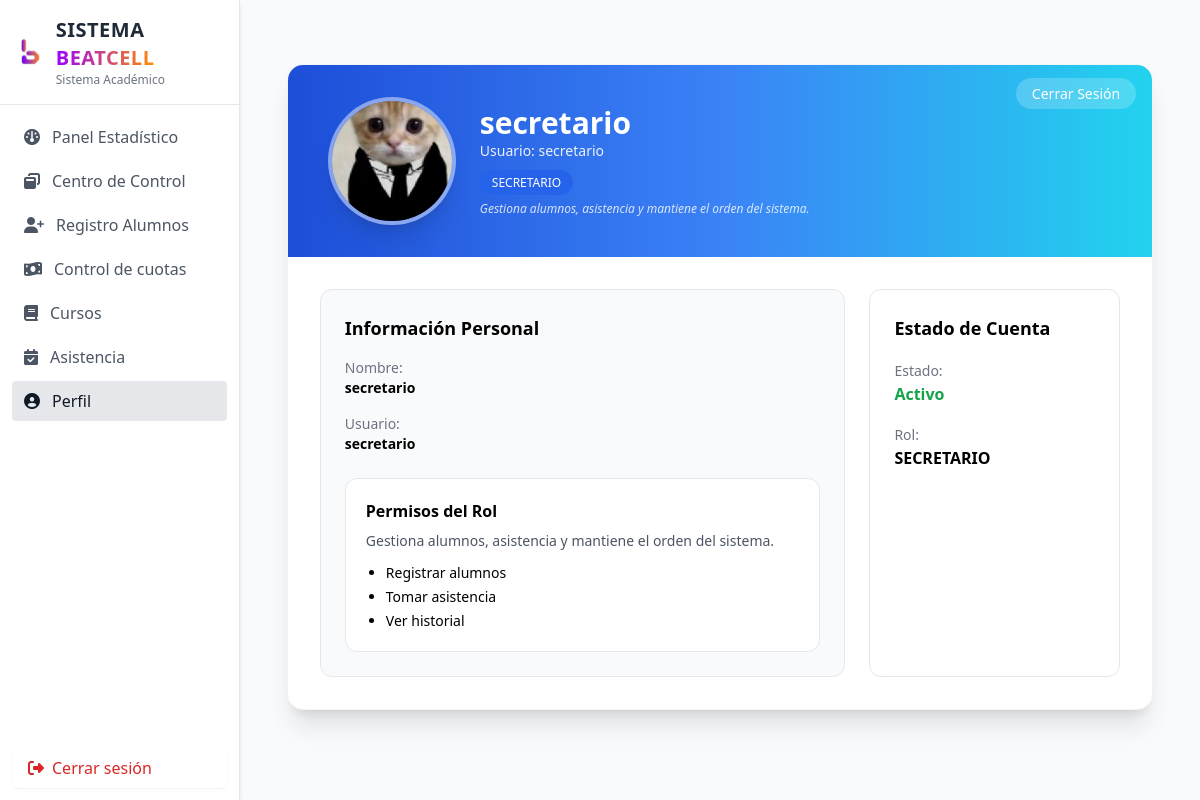
The app's page /public/perfil.php (signed in) with its own data.
### tables this page shows
CREATE TABLE usuarios (
    id_usuario INT AUTO_INCREMENT PRIMARY KEY,
    usuario VARCHAR(50) UNIQUE NOT NULL,
    password VARCHAR(255) NOT NULL,
    nombre VARCHAR(100) NOT NULL,

    rol ENUM(
        'ADMINISTRADOR',
        'SECRETARIO',
        'ASISTENTE'
    ) DEFAULT 'ASISTENTE'
);

### public/perfil.php (the view, shortened to what this page needs)
<?php
$pdo = require __DIR__ . '/../config/db.php';
$stmt = $pdo->prepare("
    SELECT id_usuario, nombre, usuario, rol
    FROM usuarios
    WHERE id_usuario = ?
");
$stmt->execute([$_SESSION['id_usuario']]);
$usuario = $stmt->fetch(PDO::FETCH_ASSOC);
$letraAvatar = strtoupper(substr($usuario['nombre'], 0, 1));
$roleLabel = strtoupper($usuario['rol'] ?? '');
$roleColor = 'bg-gray-500';
$roleDescripcion = '';
$headerColor = 'from-gray-500 to-gray-400';
$rutaImagen = null;
switch ($roleLabel) {
    case 'SECRETARIO':
        $roleColor = 'bg-blue-600';
        $headerColor = 'from-blue-700 via-blue-500 to-cyan-400';
        $roleDescripcion = 'Gestiona alumnos, asistencia y mantiene el orden del sistema.';
        $rutaImagen = '../img/secretario.jpg';
    break;
}
?>
<div class="max-w-5xl mx-auto mt-10 animate-fade-in">
    <div class="bg-white shadow-xl rounded-2xl overflow-hidden border border-gray-100 transition hover:shadow-2xl duration-300">
        <div class="bg-gradient-to-r <?= $headerColor ?> px-10 py-8 text-white relative">
            <div class="absolute top-4 right-4">
                <a href="logout.php"
                   class="bg-white/20 hover:bg-white/30 text-white text-sm px-4 py-1.5 rounded-full transition">
                    Cerrar Sesión
                </a>
            </div>
            <div class="flex items-center gap-6">
                <div class="w-32 h-32 rounded-full bg-white/10 flex items-center justify-center overflow-hidden border-4 border-white/40 shadow-xl hover:scale-105 transition duration-300">
                    <?php if ($rutaImagen): ?>
                        <img src="<?= htmlspecialchars($rutaImagen) ?>"
                             class="w-full h-full object-cover scale-110">
                    <?php else: ?>
                        <span class="text-4xl font-bold">
                            <?= $letraAvatar ?>
                        </span>
                    <?php endif; ?>
                </div>
                <div>
                    <h1 class="text-3xl font-bold">
                        <?= htmlspecialchars($usuario['nombre']) ?>
                    </h1>
                    <p class="text-sm opacity-90">
                        Usuario:
                        <?= htmlspecialchars($usuario['usuario']) ?>
                    </p>
                    <div class="mt-2">
                        <span class="px-3 py-1 rounded-full text-xs text-white <?= $roleColor ?>">
                            <?= $roleLabel ?>
                        </span>
                    </div>
                    <p class="text-xs opacity-80 italic mt-2">
                        <?= $roleDescripcion ?>
                    </p>
                </div>
            </div>
        </div>
        <div class="p-8 grid grid-cols-1 md:grid-cols-3 gap-6">
            <div class="md:col-span-2 bg-gray-50 p-6 rounded-xl border hover:shadow-lg transition duration-300">
                <h2 class="text-lg font-semibold mb-4">
                    Información Personal
                </h2>
                <div class="space-y-4 text-sm">
                    <div class="hover:translate-x-1 transition">
                        <span class="text-gray-500">
                            Nombre:
                        </span><br>
                        <strong>
                            <?= htmlspecialchars($usuario['nombre']) ?>
                        </strong>
                    </div>
                    <div class="hover:translate-x-1 transition">
                        <span class="text-gray-500">
                            Usuario:
                        </span><br>
                        <strong>
                            <?= htmlspecialchars($usuario['usuario']) ?>
                        </strong>
                    </div>
                </div>
                <div class="mt-6 bg-white border rounded-xl p-5 hover:shadow-md transition duration-300">
                    <h3 class="font-semibold mb-2">
                        Permisos del Rol
                    </h3>
                    <p class="text-sm text-gray-600 mb-3">
                        <?= $roleDescripcion ?>
                    </p>
                    <ul class="text-sm list-disc pl-5 space-y-1">
                        <?php if($roleLabel === 'ADMINISTRADOR'): ?>
                            <li>Gestionar usuarios</li>
                            <li>Crear cursos y grupos</li>
                            <li>Editar horarios</li>
                            <li>Ver reportes completos</li>
                        <?php elseif($roleLabel === 'SECRETARIO'): ?>
                            <li>Registrar alumnos</li>
                            <li>Tomar asistencia</li>
                            <li>Ver historial</li>
                        <?php elseif($roleLabel === 'ASISTENTE'): ?>
                            <li>Registrar asistencia</li>
                            <li>Consultar información</li>
                        <?php endif; ?>
                    </ul>
                </div>
            </div>
            <div class="bg-white p-6 rounded-xl border flex flex-col justify-between hover:shadow-lg transition duration-300">
                <div>
                    <h2 class="text-lg font-semibold mb-4">
                        Estado de Cuenta
                    </h2>
                    <div class="mb-4">
                        <span class="text-gray-500 text-sm">
                            Estado:
                        </span><br>
                        <span class="text-green-600 font-semibold">
                            Activo
                        </span>
                    </div>
                    <div>
                        <span class="text-gray-500 text-sm">
                            Rol:
                        </span><br>
                        <strong>
                            <?= $roleLabel ?>
                        </strong>
                    </div>
                </div>
            </div>
        </div>
    </div>
</div>
<?php
require __DIR__ . '/layout.php';
?>

### records on screen
usuarios: nombre "secretario", usuario "secretario", rol "SECRETARIO", rol "Gestiona alumnos, asistencia y mantiene el orden del sistema."
